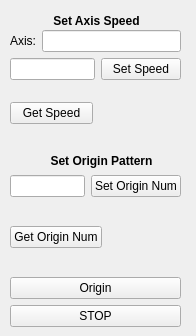
    <widget class="QWidget" name="presettings">
     <attribute name="title">
      <string>Pre-settings</string>
     </attribute>
     <widget class="QLabel" name="label_setSpeed_2">
      <property name="geometry">
       <rect>
        <x>16</x>
        <y>153</y>
        <width>171</width>
        <height>16</height>
       </rect>
      </property>
      <property name="text">
       <string>&lt;html&gt;&lt;head/&gt;&lt;body&gt;&lt;p align=&quot;center&quot;&gt;&lt;span style=&quot; font-size:9pt; font-weight:600;&quot;&gt;Set Origin Pattern&lt;/span&gt;&lt;/p&gt;&lt;/body&gt;&lt;/html&gt;</string>
      </property>
     </widget>
     <widget class="QWidget" name="layoutWidget">
      <property name="geometry">
       <rect>
        <x>10</x>
        <y>30</y>
        <width>171</width>
        <height>110</height>
       </rect>
      </property>
      <layout class="QVBoxLayout" name="verticalLayout_4">
       <item>
        <layout class="QHBoxLayout" name="horizontalLayout_6">
         <item>
          <widget class="QLabel" name="label_axis">
           <property name="text">
            <string>Axis:</string>
           </property>
          </widget>
         </item>
         <item>
          <widget class="QLineEdit" name="text_axis">
           <property name="enabled">
            <bool>true</bool>
           </property>
           <property name="text">
            <string/>
           </property>
          </widget>
         </item>
        </layout>
       </item>
       <item>
        <layout class="QHBoxLayout" name="horizontalLayout_24">
         <item>
          <widget class="QLineEdit" name="text_setSpeed"/>
         </item>
         <item>
          <widget class="QPushButton" name="pushButton_setSpeed">
           <property name="text">
            <string>Set Speed</string>
           </property>
          </widget>
         </item>
        </layout>
       </item>
       <item>
        <layout class="QHBoxLayout" name="horizontalLayout_25">
         <item>
          <widget class="QPushButton" name="pushButton_getSpeed">
           <property name="text">
            <string>Get Speed</string>
           </property>
          </widget>
         </item>
         <item>
          <widget class="QLabel" name="label_getSpeed">
           <property name="text">
            <string/>
           </property>
          </widget>
         </item>
        </layout>
       </item>
      </layout>
     </widget>
     <widget class="QLabel" name="label_setSpeed">
      <property name="geometry">
       <rect>
        <x>16</x>
        <y>13</y>
        <width>161</width>
        <height>16</height>
       </rect>
      </property>
      <property name="text">
       <string>&lt;html&gt;&lt;head/&gt;&lt;body&gt;&lt;p align=&quot;center&quot;&gt;&lt;span style=&quot; font-size:9pt; font-weight:600;&quot;&gt;Set Axis Speed&lt;/span&gt;&lt;/p&gt;&lt;/body&gt;&lt;/html&gt;</string>
      </property>
     </widget>
     <widget class="QWidget" name="layoutWidget">
      <property name="geometry">
       <rect>
        <x>10</x>
        <y>175</y>
        <width>171</width>
        <height>152</height>
       </rect>
      </property>
      <layout class="QVBoxLayout" name="verticalLayout_6">
       <item>
        <layout class="QHBoxLayout" name="horizontalLayout_19">
         <item>
          <widget class="QLineEdit" name="text_setOrigin"/>
         </item>
         <item>
          <widget class="QPushButton" name="pushButton_setOrigin">
           <property name="text">
            <string>Set Origin Num</string>
           </property>
          </widget>
         </item>
        </layout>
       </item>
       <item>
        <layout class="QHBoxLayout" name="horizontalLayout_10">
         <item>
          <widget class="QPushButton" name="pushButton_getOrigin">
           <property name="text">
            <string>Get Origin Num</string>
           </property>
          </widget>
         </item>
         <item>
          <widget class="QLabel" name="label_getOrigin">
           <property name="text">
            <string/>
           </property>
          </widget>
         </item>
        </layout>
       </item>
       <item>
        <widget class="QPushButton" name="pushButton_origin">
         <property name="text">
          <string>Origin</string>
         </property>
        </widget>
       </item>
       <item>
        <widget class="QPushButton" name="pushButton_stop_2">
         <property name="text">
          <string>STOP</string>
         </property>
        </widget>
       </item>
      </layout>
     </widget>
    </widget>
